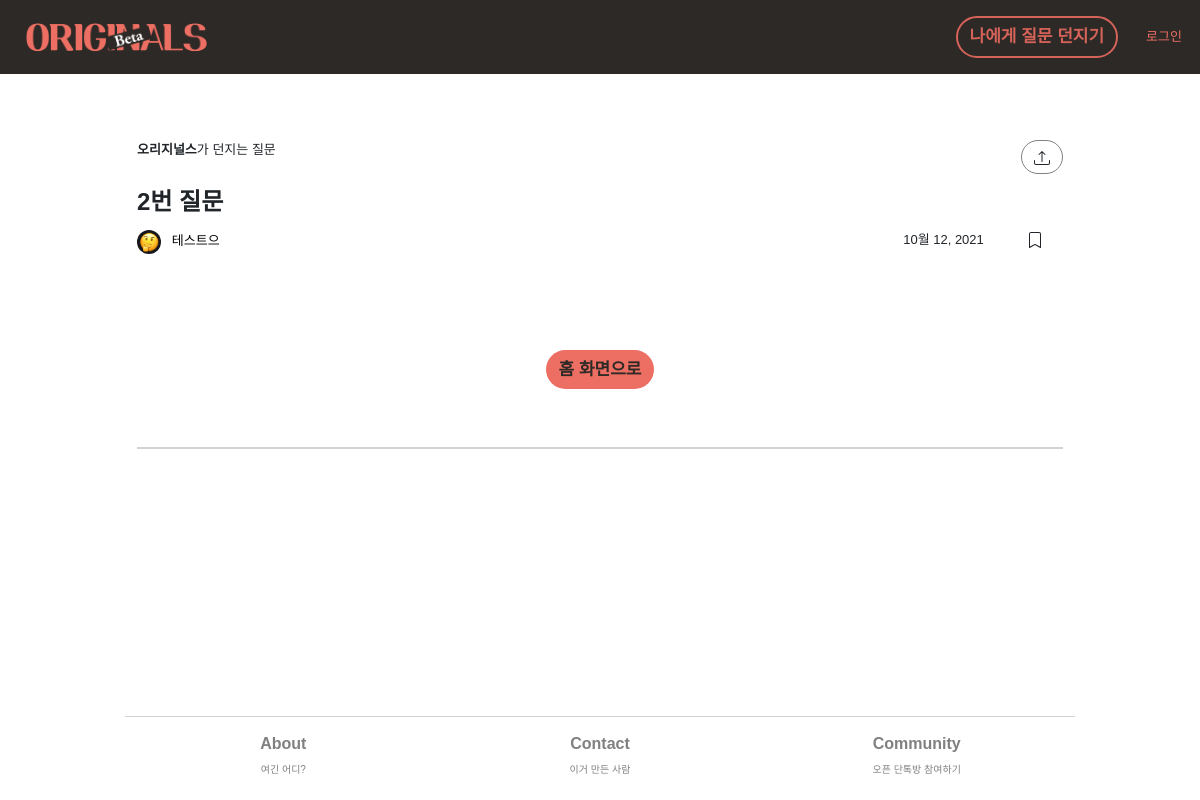
The page /originals-answer/24 on the database as committed earlier.
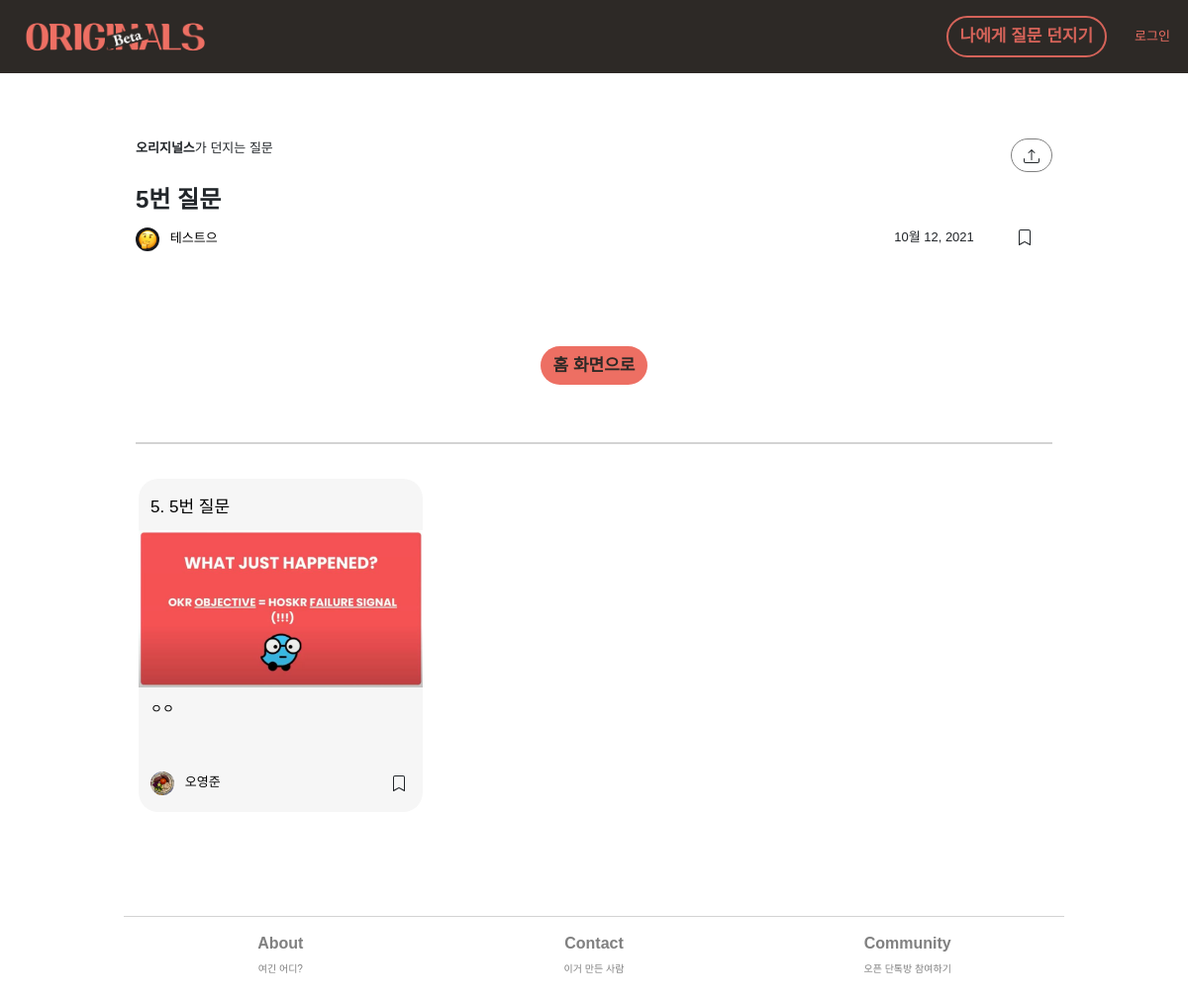
The same page on the database as committed later.
### main/models.py (models this page shows, shortened)
class AnswersForFromUs(models.Model):
    objects = models.Manager()
    type = models.CharField(max_length=10, default='us', blank=True)
    question_id = models.ForeignKey(QuestionsFromUs, on_delete=models.CASCADE, related_name='answerforfromus', null=False, default=None)
    author_id = models.ForeignKey(User, on_delete=models.CASCADE, related_name='answerforfromus', null=False)
    body = models.CharField(max_length=10000, blank=True) # 답변을 하지 않고 저장하는 경우--null=True 필요없나?
    image = models.ImageField(null=True, blank=True, upload_to='answer_img')
    created_at = models.DateField(auto_now_add=False)
    updated_at = models.DateField(auto_now_add=True)
    created_at_time = models.DateTimeField(auto_now_add=True, null=True, blank=True)
    is_shared = models.BooleanField(default=True)
    on_magazine = models.BooleanField(default=False)

class QuestionsFromUs(models.Model):
    objects = models.Manager()
    question_no = models.IntegerField(null=True)
    title = models.CharField(max_length = 100, blank=False)
    body = models.TextField(blank=True)
    image = models.ImageField(null=True, blank=True, upload_to="question_img")
    is_nudge = models.BooleanField(default=False)
    created_at = models.DateField(auto_now_add=True)

### member/models.py (models this page shows, shortened)
class UserInfo(models.Model):
    objects = models.Manager()
    this_user = models.OneToOneField(User, on_delete=models.CASCADE, related_name = 'userinfo', null=True, default=None) ## UserInfo가 생성될 때마다 user에게 link된다.
    real_name = models.CharField(max_length=20, blank=True, default="내 이름")
    profile_image = models.ImageField(null=True, upload_to="profile_images", default="default_psa.jpg")
    self_intro = models.CharField(max_length=140, blank=True, default="나에 대한 간단한 소개")
    slug = models.SlugField(max_length=100, allow_unicode=True, null=False, blank=False)
    persona_type = models.CharField(max_length=50, null=False)
    is_editor = models.BooleanField(default=False)
    saved_answers = models.ForeignKey(AnswersForFromUs, on_delete=models.CASCADE, related_name = 'userinfo', null=True, default=None)

### main/views.py (the view)
# urls.py: path('originals-answer/<int:ans_us_id>', views.detail_ans_us, name='originals-answer-detail'),
def detail_ans_us(request, ans_us_id):
    navbar_context = navbar(request)
    this_ans = AnswersForFromUs.objects.get(id=ans_us_id)
    this_ans_ques_no = this_ans.question_id.question_no
    if request.user.is_authenticated:
        if SavedAnswers.objects.filter(ans_us_ref=this_ans, bookmarker=request.user).exists():
            bookmarked = 'True'
        else:
            bookmarked = 'False'
        if this_ans.author_id == request.user:
            editable = 'True'
        else:
            editable = ''
    else:
        editable = ''
        bookmarked = ''
    this_question_id = QuestionsFromUs.objects.filter(question_no=this_ans_ques_no).values_list('id', flat=True)
    all_ans_us = AnswersForFromUs.objects.filter(is_shared=True, question_id=this_question_id[0]).exclude(id=ans_us_id).order_by('-created_at_time')
    pre_context = {
        'this_ans' : this_ans,
        'editable' : editable,
        'bookmarked' : bookmarked,
        'all_ans_us' : all_ans_us,
    }
    context = {**pre_context, **navbar_context}
    return render(request, 'main/D_ans_us.html', context)

### main/views.py (called while the page is built)
def navbar(request):
    if request.user.is_authenticated:
        navbar_this_user = request.user
        try:
            navbar_this_userinfo = UserInfo.objects.get(this_user=navbar_this_user)
            navbar_authenticated = 'True'
            navbar_context = {
                'navbar_authenticated' : navbar_authenticated,
                'navbar_this_user' : navbar_this_user.username,
                'navbar_this_userinfo' : navbar_this_userinfo,
            }
        except ObjectDoesNotExist:
            navbar_authenticated = 'False'
            navbar_context = {
                navbar_authenticated : navbar_authenticated,
                'navbar_this_user' : navbar_this_user.username,
            }
    else:
        navbar_authenticated = 'False'
        navbar_context = {
            'navbar_authenticated' : navbar_authenticated,
        }
    return navbar_context

### main/templates/main/D_ans_us.html (shortened to what the changed rows need)
{% extends 'main/base.html' %}
{% load crispy_forms_tags %}
{% block content %}
<div class="row">
    <div class="col text-l">
        {{this_ans.question_id.title}}
    </div>
</div>
<div class="row">
    <div class="col-5 col-md-4 text-s left my-auto">
        <a href="/profile/{{this_ans.author_id.username}}"><img class=" profile-img-list" src="{{this_ans.author_id.userinfo.profile_image.url}}">&nbsp;&nbsp;&nbsp;{{this_ans.author_id.userinfo.real_name}}</a>
    </div>
    <div class="col-5 col-md-7 text-s right">
        {{this_ans.created_at}}
    </div>
    <div class="col-2 col-md-1 text-s center">
        {% if bookmarked == 'True' %}
        <div class='bookmark-us' id='orig-ans-id-{{this_ans.id}}' onclick="BookmarkUs(id)">
            <svg class="bookmark-icon bi bi-bookmark-fill"  xmlns="http://www.w3.org/2000/svg" width="16" height="16" fill="currentColor" viewBox="0 0 16 16">
                <path d="M2 2v13.5a.5.5 0 0 0 .74.439L8 13.069l5.26 2.87A.5.5 0 0 0 14 15.5V2a2 2 0 0 0-2-2H4a2 2 0 0 0-2 2z"/>
            </svg>
        </div>
        {% else %}
        <div class='bookmark-us' id='orig-ans-id-{{this_ans.id}}' onclick="BookmarkUs(id)">
        </div>
        {% endif %}
    </div>
</div>
<div class="row ans-orig fade-in" id=''>
    {% for u in all_ans_us %}
    <div class="col-12 col-md-4">
        <div class="row align-middle">
            <div class="card card-body grid-card col ans-us-card">
                <a href="/originals-answer/{{u.id}}" id="ans-click-id-{{u.id}}" onclick="TrackClicksUs(id)">
                    <div class="row">
                        <div class="col">
                            <div class="text-m ques-title">{{u.question_id.question_no}}. {{u.question_id.title}}</div>
                        </div>
                    </div>
                    <div class="row list-img-container-row">
                        <div class="col list-img-container-col">
                            <img class='question-img-list' src="{{u.image.url}}"/>
                        </div>
                    </div>
                    <div class="row">
                        <div class="col">
                            <div class='text-s link textbunch truncate'>{{u.body}}</div>
                        </div>
                    </div>
                </a>
                <div class="row">
                    <div class="col-10 my-auto text-s left">
                        <a href='/profile/{{u.author_id.username}}'><img class='profile-img-list' src='{{u.author_id.userinfo.profile_image.url}}'/>&nbsp;&nbsp;&nbsp;{{u.author_id.userinfo.real_name}}</a>
                    </div>
                    <div class="col-2 my-auto text-center">
                        {% if u.id in list__us_saved_by_user %}
                        <div class='bookmark-orig' id='us-ans-id-{{u.id}}' onclick="BookmarkUs(id)">
                            <svg class="bookmark-icon bi bi-bookmark-fill"  xmlns="http://www.w3.org/2000/svg" width="16" height="16" fill="currentColor" viewBox="0 0 16 16">
                                <path d="M2 2v13.5a.5.5 0 0 0 .74.439L8 13.069l5.26 2.87A.5.5 0 0 0 14 15.5V2a2 2 0 0 0-2-2H4a2 2 0 0 0-2 2z"/>
                                </svg>
                        </div>
                        {% else %}
                        <div class='bookmark-orig' id='us-ans-id-{{u.id}}' onclick="BookmarkUs(id)">
                        </div>
                        {% endif %}
                    </div>
                </div>
            </div>
        </div>
    </div>
    {% endfor %}
</div>
{% endblock %}

Rows that differ between the two databases and show on the page:
changed through a linked row, AnswersForFromUs "테스트으": question_id "2번 질문" → "5번 질문"
added AnswersForFromUs: question_id.question_no "5", question_id "5번 질문", image (picture), body "ㅇㅇ", author_id.userinfo.profile_image (picture), author_id.userinfo.real_name "오영준"
